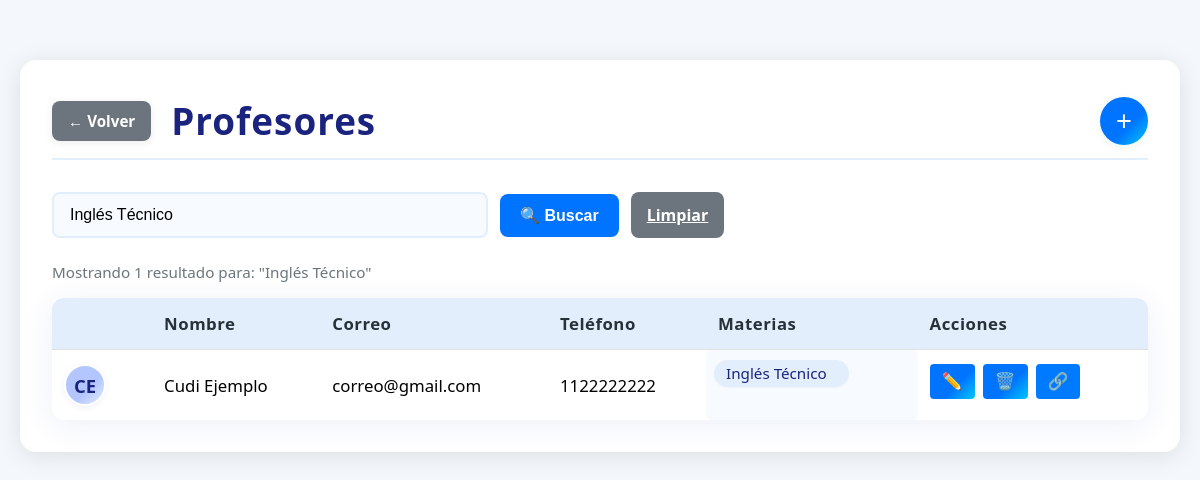
The page /profesores.php?busqueda=Inglés Técnico on the database as committed earlier.
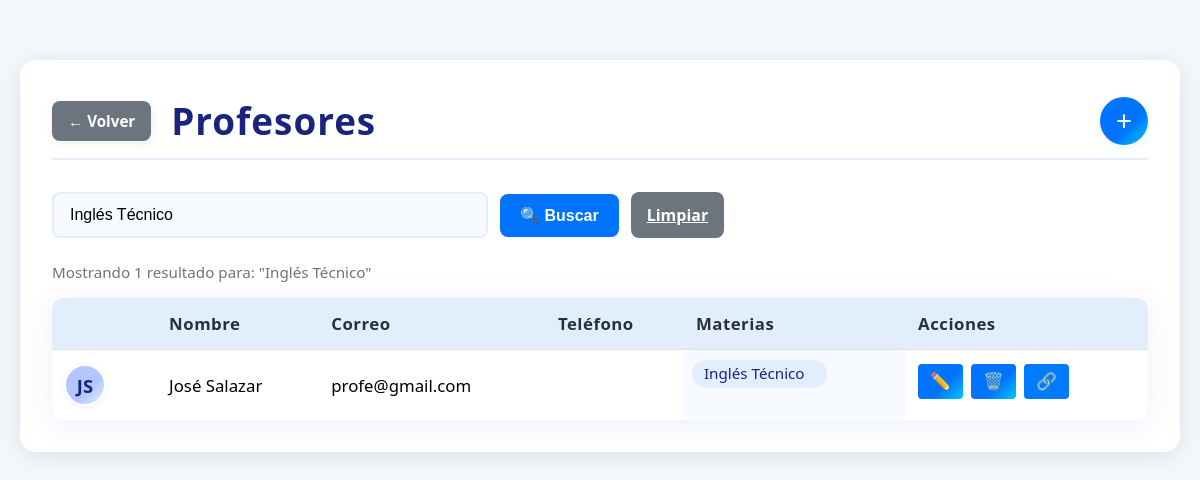
The same page on the database as committed later.
### tables this page shows
CREATE TABLE `profesores` (
  `id_profesor` int(11) NOT NULL,
  `nombre` varchar(20) NOT NULL,
  `apellido` varchar(20) NOT NULL,
  `correo` varchar(40) DEFAULT NULL,
  `telefono` int(10) DEFAULT NULL
);

### profesores.php (the view, shortened to what this page needs)
<?php
include 'conexion.php';
$busqueda = isset($_GET['busqueda']) ? trim($_GET['busqueda']) : '';
$sql = "SELECT p.*, GROUP_CONCAT(m.nombre SEPARATOR ', ') AS materias
        FROM profesores p
        LEFT JOIN materias m ON m.profesor_id = p.id_profesor";
if (!empty($busqueda)) {
    $busqueda_escaped = $conn->real_escape_string($busqueda);
    $sql .= " WHERE p.nombre LIKE '%$busqueda_escaped%' OR p.apellido LIKE '%$busqueda_escaped%' OR p.correo LIKE '%$busqueda_escaped%' OR m.nombre LIKE '%$busqueda_escaped%'";
}
$sql .= " GROUP BY p.id_profesor ORDER BY p.apellido, p.nombre";
$profesores = $conn->query($sql);
?>
<!DOCTYPE html>
<html lang="es">
<head>
    <link rel="stylesheet" href="css/añadir.css">
    <link href="https://cdn.jsdelivr.net/npm/select2@4.1.0-rc.0/dist/css/select2.min.css" rel="stylesheet" />
</head>
<body>
    <div class="main-container">
        <div class="profesores-header">
            <div class="header-left">
                <a href="disposicionaulica.php" class="btn-volver">← Volver</a>
                <h2>Profesores</h2>
            </div>
            <button class="btn-add" onclick="abrirModalAgregar()">+</button>
        </div>
        <form method="GET" class="search-container">
            <input type="text" name="busqueda" class="search-input" placeholder="Buscar por nombre, apellido, correo o materia..." value="<?php echo htmlspecialchars($busqueda); ?>">
            <button type="submit" class="search-btn">🔍 Buscar</button>
            <?php if (!empty($busqueda)): ?>
                <a href="profesores.php" class="clear-btn">Limpiar</a>
            <?php endif; ?>
        </form>
        <?php if (!empty($busqueda)): ?>
            <div class="results-info">
                <?php
                $total_resultados = $profesores->num_rows;
                echo "Mostrando $total_resultados resultado" . ($total_resultados != 1 ? 's' : '') . " para: \"$busqueda\"";
                ?>
            </div>
        <?php endif; ?>
        <table class="profesores-table">
            <thead>
                <tr>
                    <th></th>
                    <th>Nombre</th>
                    <th>Correo</th>
                    <th>Teléfono</th>
                    <th>Materias</th>
                    <th>Acciones</th>
                </tr>
            </thead>
            <tbody>
                <?php if ($profesores->num_rows > 0): ?>
                    <?php while($p = $profesores->fetch_assoc()): ?>
                    <tr>
                        <td><span class="avatar-profesor"><?php echo strtoupper(mb_substr($p['nombre'],0,1).mb_substr($p['apellido'],0,1)); ?></span></td>
                        <td><?php echo htmlspecialchars($p['nombre'] . ' ' . $p['apellido']); ?></td>
                        <td><?php echo htmlspecialchars($p['correo']); ?></td>
                        <td><?php echo ($p['telefono'] === '0' || $p['telefono'] === '' || $p['telefono'] === '-') ? '-' : htmlspecialchars($p['telefono']); ?></td>
                        <td class="materias-cell">
                            <div class="materias-list">
                                <?php
                                $mats = array_map('trim', explode(',', $p['materias']));
                                foreach($mats as $mat) {
                                    if ($mat !== '') {
                                        echo '<span class="materia-chip">' . htmlspecialchars($mat);
                                        echo '</span>';
                                    }
                                }
                                ?>
                            </div>
                        </td>
                        <td class="acciones">
                            <button class="btn-edit" onclick="abrirModalEditar(<?php echo $p['id_profesor']; ?>, '<?php echo htmlspecialchars($p['nombre']); ?>', '<?php echo htmlspecialchars($p['apellido']); ?>', '<?php echo htmlspecialchars($p['correo']); ?>', '<?php echo htmlspecialchars($p['telefono']); ?>')">✏️</button>
                            <form method="POST" style="display:inline;" onsubmit="return confirm('¿Seguro que desea eliminar este profesor?');">
                                <button class="btn-delete" type="submit">🗑️</button>
                            </form>
                            <button class="btn-link" onclick="abrirModalEnlazar(<?php echo $p['id_profesor']; ?>)">🔗</button>
                        </td>
                    </tr>
                    <?php endwhile; ?>
                <?php endif; ?>
            </tbody>
        </table>
    </div>
</body>
</html>

Rows that differ between the two databases and show on the page:
no longer on this page (row unchanged): profesores: nombre+apellido "CE", nombre+apellido "Cudi Ejemplo", correo "correo@gmail.com", telefono "1122222222", mat "Inglés Técnico"
added profesores: nombre+apellido "JS", nombre+apellido "José Salazar", correo "profe@gmail.com", mat "Inglés Técnico"
